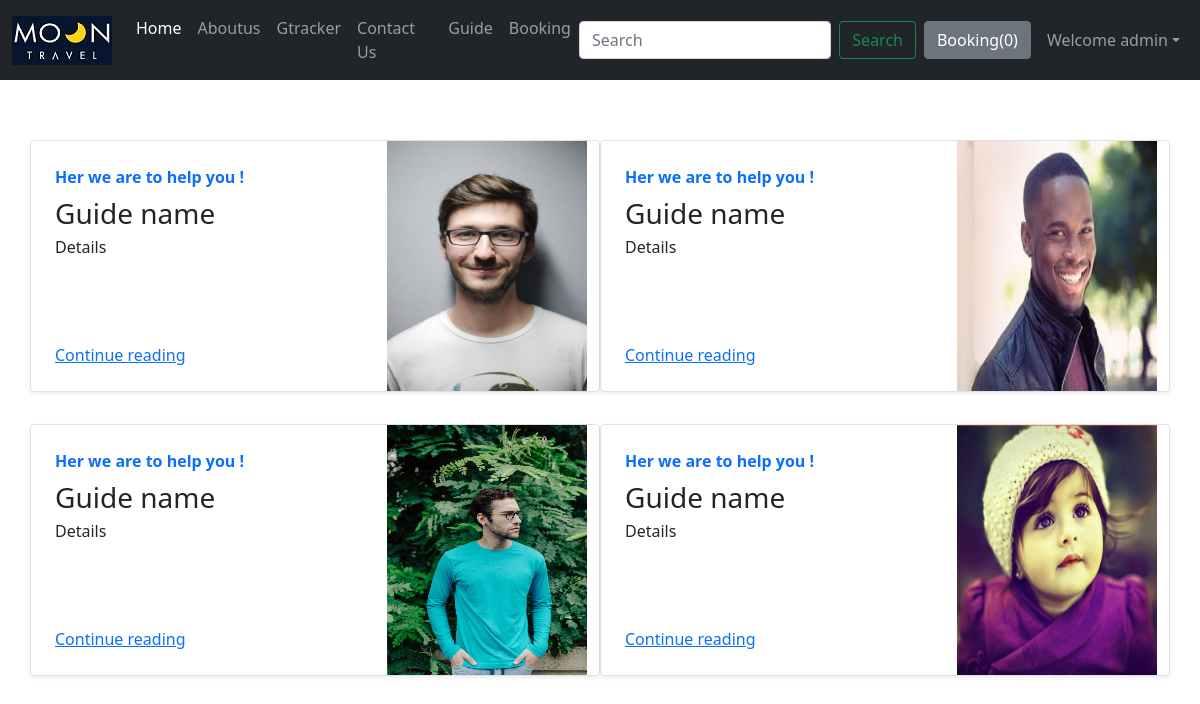
/guide (signed in), run on the app's committed database.
### home/models.py (models this page shows)
class Blogpost(models.Model):
    post_id = models.AutoField(primary_key= True)
    tilte = models.CharField(max_length=50)
    head0 = models.CharField(max_length=500, default="")
    chead0 = models.CharField(max_length=5000, default="")
    head1 = models.CharField(max_length=500, default="")
    chead1 = models.CharField(max_length=5000, default="")
    head2 = models.CharField(max_length=500, default="")
    chead2 = models.CharField(max_length=5000, default="")
    pub_date = models.DateField()
    thumbnail = models.ImageField(upload_to='shop/images', default="")
    def __str__(self):
        return self.tilte

### home/views.py (the view)
# urls.py: path("guide",views.guide,name='guide'),
def guide(request):
    myposts= Blogpost.objects.all()
    print(myposts)
    return render(request,'guide.html',{'myposts': myposts})

### templates/guide.html (shortened to what this page needs)
{% extends 'base.html' %}
{% block body %}
<div class="container mt-3"   style=" position: relative;top: 124px;"">
    <div class="row my-2">
        {% for item in myposts %}
        <div class="col-md-6">
            <div class="row no-gutters border rounded overflow-hidden flex-md-row mb-4 shadow-sm h-md-250 position-relative">
                <div class="col p-4 d-flex flex-column position-static">
                    <strong class="d-inline-block mb-2 text-primary">
                        {{item.head0}}
                    </strong>
                    <h3 class="mb-0">{{item.tilte}}</h3>
                    <p class="card-text mb-auto">{{item.head1}}</p>
                    <a href="blockpost/{{item.post_id}}" class="stretched-link">Continue reading</a>
                </div>
                <div class="col-auto d-none d-lg-block">
                    <img src="/media/{{item.thumbnail}}" class="bd-placeholder-img" width="200" height="250" aria-label="Placeholder: Thumbnail">
                </div>
            </div>
        </div>
        {% if forloop.counter|divisibleby:2%}
    </div>
    <div class="row my-2">
        {%endif%}
        {%endfor%}</div>
</div>
{% endblock body %}

### templates/base.html (shortened to what this page needs)
<!doctype html>
<html lang="en">
<head>
    <link href="https://cdn.jsdelivr.net/npm/bootstrap@5.0.0-beta1/dist/css/bootstrap.min.css" rel="stylesheet"
>
    <link rel="stylesheet" href="https://cdnjs.cloudflare.com/ajax/libs/font-awesome/4.7.0/css/font-awesome.min.css">
</head>
<body>
    <nav class="navbar navbar-expand-lg navbar-dark bg-dark" >
        <div class="container-fluid">
            <a class="navbar-brand" href="#"><img src="/static/logo.jfif" alt="logo" title="logo"></a>
            <div class="collapse navbar-collapse" id="navbarSupportedContent">
                <ul class="navbar-nav me-auto mb-2 mb-lg-0">
                    <li class="nav-item">
                        <a class="nav-link active" aria-current="page" href="/">Home </a>
                    </li>
                    <li class="nav-item">
                        <a class="nav-link" href="aboutus">Aboutus</a>
                    </li>
                    <li class="nav-item">
                        <a class="nav-link" href="/tracker">Gtracker</a>
                    </li>
                    <li class="nav-item">
                        <a class="nav-link" href="/contact">Contact Us</a>
                    </li>
                    <li class="nav-item">
                        <a class="nav-link" href="/guide">Guide</a>
                    </li>
                    <li class="nav-item">
                        <a class="nav-link" href="/napal">Booking</a>
                    </li>
                </ul>
                <form method='get' action='/search' class="d-flex">
                    <input class="form-control me-2" type="search" placeholder="Search" aria-label="Search" name="search" id="search">
                    <button class="btn btn-outline-success" type="submit">Search</button>
                </form>
                <button type="button" class="btn btn-secondary mx-2" id="popcart" data-container="body" data-toggle="popover" data-placement="bottom" data-html="true" data-html="true" data-content="Vivamussagittis lacus vel augue laoreet rutrum faucibus.">
                    Booking(<span id="cart">0</span>)
                </button>
                                {% if user.is_authenticated %}
                    <ul class="navbar-nav mr-2">
                    <li class="nav-item dropdown">
                    <a class="nav-link dropdown-toggle" href='#' id="navbarDropdown" role="button" data-toggle="dropdown" style:"top:0;"> Welcome {{request.user}}</a>
                        </li>
                        </ul>
                        </div>
                {% endif %}
            </div>
    </nav>
    {% block body %}
    {% endblock body %}
</body>
</html>

### data on the page
Blogpost: head0 "Her we are to help you !", tilte "Guide name", head1 "Details", thumbnail (picture)
Blogpost: head0 "Her we are to help you !", tilte "Guide name", head1 "Details", thumbnail (picture)
Blogpost: head0 "Her we are to help you !", tilte "Guide name", head1 "Details", thumbnail (picture)
Blogpost: head0 "Her we are to help you !", tilte "Guide name", head1 "Details", thumbnail (picture)

### other printed values
{{ request.user }} "admin"
